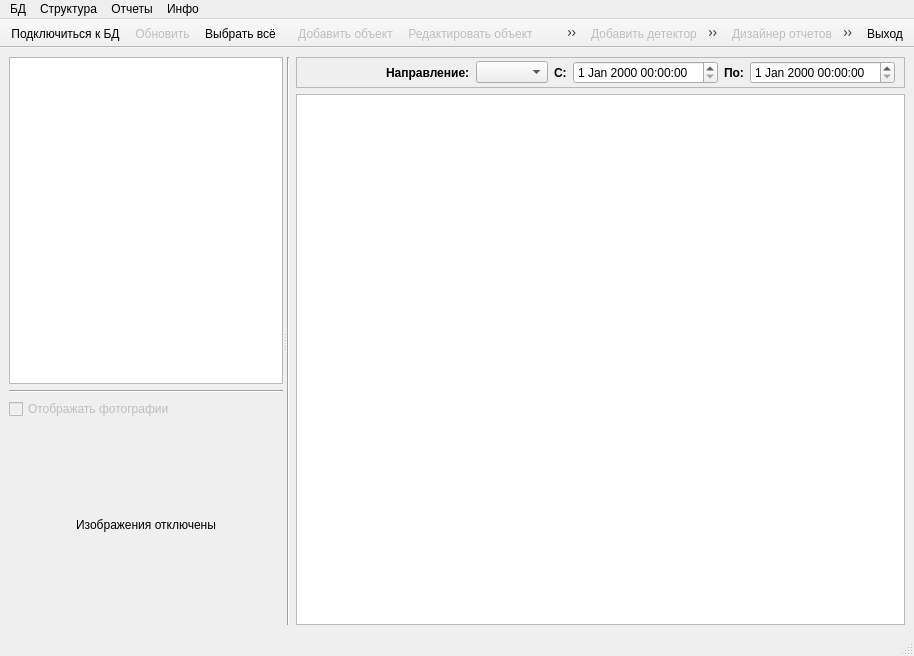
<?xml version="1.0" encoding="UTF-8"?>
<ui version="4.0">
 <class>MainWindow</class>
 <widget class="QMainWindow" name="MainWindow">
  <property name="geometry">
   <rect>
    <x>0</x>
    <y>0</y>
    <width>914</width>
    <height>656</height>
   </rect>
  </property>
  <property name="font">
   <font>
    <pointsize>9</pointsize>
    <weight>50</weight>
    <bold>false</bold>
   </font>
  </property>
  <property name="windowTitle">
   <string>MainWindow</string>
  </property>
  <property name="windowIcon">
   <iconset resource="res.qrc">
    <normaloff>:/Icons/icons/app.ico</normaloff>:/Icons/icons/app.ico</iconset>
  </property>
  <widget class="QWidget" name="centralwidget">
   <layout class="QHBoxLayout" name="lay_CentralWidget">
    <item>
     <widget class="QSplitter" name="splitter">
      <property name="orientation">
       <enum>Qt::Horizontal</enum>
      </property>
      <widget class="QWidget" name="layoutWidget">
       <layout class="QVBoxLayout" name="vl_LeftLayout" stretch="2,1">
        <item>
         <layout class="QVBoxLayout" name="vl_TreeLayout">
          <item>
           <widget class="QTreeView" name="tw_Structure">
            <property name="sizePolicy">
             <sizepolicy hsizetype="MinimumExpanding" vsizetype="Expanding">
              <horstretch>0</horstretch>
              <verstretch>0</verstretch>
             </sizepolicy>
            </property>
            <property name="minimumSize">
             <size>
              <width>200</width>
              <height>200</height>
             </size>
            </property>
            <property name="sizeIncrement">
             <size>
              <width>0</width>
              <height>0</height>
             </size>
            </property>
            <property name="contextMenuPolicy">
             <enum>Qt::CustomContextMenu</enum>
            </property>
            <property name="editTriggers">
             <set>QAbstractItemView::DoubleClicked</set>
            </property>
            <property name="showDropIndicator" stdset="0">
             <bool>false</bool>
            </property>
            <property name="selectionMode">
             <enum>QAbstractItemView::ExtendedSelection</enum>
            </property>
            <property name="selectionBehavior">
             <enum>QAbstractItemView::SelectRows</enum>
            </property>
            <property name="wordWrap">
             <bool>true</bool>
            </property>
           </widget>
          </item>
          <item>
           <widget class="Line" name="l_horizontal">
            <property name="orientation">
             <enum>Qt::Horizontal</enum>
            </property>
           </widget>
          </item>
          <item>
           <widget class="QCheckBox" name="cb_showPhoto">
            <property name="enabled">
             <bool>false</bool>
            </property>
            <property name="text">
             <string>Отображать фотографии</string>
            </property>
           </widget>
          </item>
         </layout>
        </item>
        <item>
         <widget class="uiPhotolabel" name="lb_Photo">
          <property name="sizePolicy">
           <sizepolicy hsizetype="Preferred" vsizetype="Preferred">
            <horstretch>0</horstretch>
            <verstretch>1</verstretch>
           </sizepolicy>
          </property>
          <property name="minimumSize">
           <size>
            <width>200</width>
            <height>200</height>
           </size>
          </property>
          <property name="baseSize">
           <size>
            <width>0</width>
            <height>0</height>
           </size>
          </property>
          <property name="contextMenuPolicy">
           <enum>Qt::CustomContextMenu</enum>
          </property>
          <property name="text">
           <string>Изображения отключены</string>
          </property>
          <property name="scaledContents">
           <bool>true</bool>
          </property>
          <property name="alignment">
           <set>Qt::AlignCenter</set>
          </property>
          <property name="wordWrap">
           <bool>false</bool>
          </property>
          <property name="indent">
           <number>-1</number>
          </property>
         </widget>
        </item>
       </layout>
      </widget>
      <widget class="QWidget" name="layoutWidget">
       <layout class="QHBoxLayout" name="hl_RightLayout">
        <item>
         <widget class="Line" name="l_vertical">
          <property name="orientation">
           <enum>Qt::Vertical</enum>
          </property>
         </widget>
        </item>
        <item>
         <layout class="QVBoxLayout" name="hl_TableLayout">
          <item>
           <widget class="QFrame" name="filterFrame">
            <property name="frameShape">
             <enum>QFrame::StyledPanel</enum>
            </property>
            <property name="frameShadow">
             <enum>QFrame::Raised</enum>
            </property>
            <layout class="QHBoxLayout" name="horizontalLayout">
             <property name="topMargin">
              <number>3</number>
             </property>
             <property name="bottomMargin">
              <number>3</number>
             </property>
             <item>
              <spacer name="horizontalSpacer">
               <property name="orientation">
                <enum>Qt::Horizontal</enum>
               </property>
               <property name="sizeHint" stdset="0">
                <size>
                 <width>40</width>
                 <height>20</height>
                </size>
               </property>
              </spacer>
             </item>
             <item>
              <widget class="QLabel" name="lb_Direction">
               <property name="sizePolicy">
                <sizepolicy hsizetype="Fixed" vsizetype="Minimum">
                 <horstretch>0</horstretch>
                 <verstretch>0</verstretch>
                </sizepolicy>
               </property>
               <property name="font">
                <font>
                 <pointsize>9</pointsize>
                 <weight>75</weight>
                 <bold>true</bold>
                </font>
               </property>
               <property name="text">
                <string>Направление:</string>
               </property>
              </widget>
             </item>
             <item>
              <widget class="QComboBox" name="cb_Direction"/>
             </item>
             <item>
              <widget class="QLabel" name="lb_Begin">
               <property name="sizePolicy">
                <sizepolicy hsizetype="Fixed" vsizetype="Minimum">
                 <horstretch>0</horstretch>
                 <verstretch>0</verstretch>
                </sizepolicy>
               </property>
               <property name="font">
                <font>
                 <pointsize>9</pointsize>
                 <weight>75</weight>
                 <bold>true</bold>
                </font>
               </property>
               <property name="text">
                <string>С:</string>
               </property>
              </widget>
             </item>
             <item>
              <widget class="QDateTimeEdit" name="dt_Begin">
               <property name="buttonSymbols">
                <enum>QAbstractSpinBox::UpDownArrows</enum>
               </property>
               <property name="accelerated">
                <bool>false</bool>
               </property>
               <property name="correctionMode">
                <enum>QAbstractSpinBox::CorrectToNearestValue</enum>
               </property>
               <property name="showGroupSeparator" stdset="0">
                <bool>false</bool>
               </property>
              </widget>
             </item>
             <item>
              <widget class="QLabel" name="lb_End">
               <property name="sizePolicy">
                <sizepolicy hsizetype="Fixed" vsizetype="Minimum">
                 <horstretch>0</horstretch>
                 <verstretch>0</verstretch>
                </sizepolicy>
               </property>
               <property name="font">
                <font>
                 <pointsize>9</pointsize>
                 <weight>75</weight>
                 <bold>true</bold>
                </font>
               </property>
               <property name="text">
                <string>По:</string>
               </property>
              </widget>
             </item>
             <item>
              <widget class="QDateTimeEdit" name="dt_End">
               <property name="buttonSymbols">
                <enum>QAbstractSpinBox::UpDownArrows</enum>
               </property>
              </widget>
             </item>
            </layout>
           </widget>
          </item>
          <item>
           <widget class="QTableView" name="tbl_ProtocolTable">
            <property name="font">
             <font>
              <family>MS Shell Dlg 2</family>
              <pointsize>9</pointsize>
              <weight>50</weight>
              <bold>false</bold>
             </font>
            </property>
            <property name="styleSheet">
             <string notr="true"/>
            </property>
            <property name="editTriggers">
             <set>QAbstractItemView::NoEditTriggers</set>
            </property>
            <property name="selectionBehavior">
             <enum>QAbstractItemView::SelectRows</enum>
            </property>
            <attribute name="horizontalHeaderStretchLastSection">
             <bool>true</bool>
            </attribute>
            <attribute name="verticalHeaderVisible">
             <bool>false</bool>
            </attribute>
           </widget>
          </item>
         </layout>
        </item>
       </layout>
      </widget>
     </widget>
    </item>
   </layout>
  </widget>
  <widget class="QMenuBar" name="mm_MainMenu">
   <property name="geometry">
    <rect>
     <x>0</x>
     <y>0</y>
     <width>914</width>
     <height>20</height>
    </rect>
   </property>
   <property name="font">
    <font>
     <pointsize>9</pointsize>
     <weight>50</weight>
     <bold>false</bold>
    </font>
   </property>
   <widget class="QMenu" name="menu_DB">
    <property name="title">
     <string>БД</string>
    </property>
    <addaction name="actionConnectToDatabase"/>
    <addaction name="actionAutoconnect"/>
    <addaction name="separator"/>
    <addaction name="actionRefresh"/>
    <addaction name="separator"/>
    <addaction name="actionClose"/>
   </widget>
   <widget class="QMenu" name="menu_Struct">
    <property name="title">
     <string>Структура</string>
    </property>
    <widget class="QMenu" name="menu">
     <property name="title">
      <string>Объект</string>
     </property>
     <addaction name="actionAddObject"/>
     <addaction name="actionEditObject"/>
     <addaction name="actionDeleteObject"/>
    </widget>
    <widget class="QMenu" name="menu_Detector">
     <property name="title">
      <string>Детектор</string>
     </property>
     <addaction name="actionAddDetector"/>
     <addaction name="actionEditDetector"/>
     <addaction name="actionDeleteDetector"/>
    </widget>
    <addaction name="menu"/>
    <addaction name="menu_Detector"/>
   </widget>
   <widget class="QMenu" name="menu_Raport">
    <property name="title">
     <string>Отчеты</string>
    </property>
    <addaction name="actionRaportDesigner"/>
    <addaction name="actionConvertToExcel"/>
    <addaction name="separator"/>
    <addaction name="actionRaportStructure"/>
    <addaction name="actionRaportProtocol"/>
   </widget>
   <widget class="QMenu" name="menu_Info">
    <property name="title">
     <string>Инфо</string>
    </property>
    <addaction name="actionAboutProgramm"/>
    <addaction name="actionAbout_QT"/>
   </widget>
   <addaction name="menu_DB"/>
   <addaction name="menu_Struct"/>
   <addaction name="menu_Raport"/>
   <addaction name="menu_Info"/>
  </widget>
  <widget class="QStatusBar" name="sb_MainStatusbar"/>
  <widget class="QToolBar" name="tb_MainToolbar">
   <property name="windowTitle">
    <string>Основная панель инструментов</string>
   </property>
   <property name="movable">
    <bool>false</bool>
   </property>
   <property name="allowedAreas">
    <set>Qt::TopToolBarArea</set>
   </property>
   <property name="toolButtonStyle">
    <enum>Qt::ToolButtonIconOnly</enum>
   </property>
   <property name="floatable">
    <bool>false</bool>
   </property>
   <attribute name="toolBarArea">
    <enum>TopToolBarArea</enum>
   </attribute>
   <attribute name="toolBarBreak">
    <bool>false</bool>
   </attribute>
   <addaction name="actionConnectToDatabase"/>
   <addaction name="actionRefresh"/>
   <addaction name="actionSelectAll"/>
  </widget>
  <widget class="QToolBar" name="tb_Object">
   <property name="windowTitle">
    <string>Объекты</string>
   </property>
   <property name="movable">
    <bool>false</bool>
   </property>
   <attribute name="toolBarArea">
    <enum>TopToolBarArea</enum>
   </attribute>
   <attribute name="toolBarBreak">
    <bool>false</bool>
   </attribute>
   <addaction name="actionAddObject"/>
   <addaction name="actionEditObject"/>
   <addaction name="actionDeleteObject"/>
  </widget>
  <widget class="QToolBar" name="tb_Detector">
   <property name="windowTitle">
    <string>Детекторы</string>
   </property>
   <property name="movable">
    <bool>false</bool>
   </property>
   <attribute name="toolBarArea">
    <enum>TopToolBarArea</enum>
   </attribute>
   <attribute name="toolBarBreak">
    <bool>false</bool>
   </attribute>
   <addaction name="actionAddDetector"/>
   <addaction name="actionEditDetector"/>
   <addaction name="actionDeleteDetector"/>
  </widget>
  <widget class="QToolBar" name="tb_Report">
   <property name="windowTitle">
    <string>Отчеты</string>
   </property>
   <property name="movable">
    <bool>false</bool>
   </property>
   <attribute name="toolBarArea">
    <enum>TopToolBarArea</enum>
   </attribute>
   <attribute name="toolBarBreak">
    <bool>false</bool>
   </attribute>
   <addaction name="actionRaportDesigner"/>
   <addaction name="actionConvertToExcel"/>
   <addaction name="separator"/>
   <addaction name="actionRaportStructure"/>
   <addaction name="actionRaportProtocol"/>
  </widget>
  <widget class="QToolBar" name="tb_Exit">
   <property name="windowTitle">
    <string>Завершение работы</string>
   </property>
   <property name="movable">
    <bool>false</bool>
   </property>
   <attribute name="toolBarArea">
    <enum>TopToolBarArea</enum>
   </attribute>
   <attribute name="toolBarBreak">
    <bool>false</bool>
   </attribute>
   <addaction name="actionClose"/>
  </widget>
  <action name="actionAboutProgramm">
   <property name="icon">
    <iconset resource="res.qrc">
     <normaloff>:/Icons/icons/About.ico</normaloff>:/Icons/icons/About.ico</iconset>
   </property>
   <property name="text">
    <string>О программе</string>
   </property>
   <property name="toolTip">
    <string>Краткая информация о программе</string>
   </property>
  </action>
  <action name="actionAbout_QT">
   <property name="icon">
    <iconset resource="res.qrc">
     <normaloff>:/Icons/icons/About_QT.ico</normaloff>:/Icons/icons/About_QT.ico</iconset>
   </property>
   <property name="text">
    <string>About QT</string>
   </property>
   <property name="toolTip">
    <string>About QT Framework</string>
   </property>
  </action>
  <action name="actionConnectToDatabase">
   <property name="icon">
    <iconset resource="res.qrc">
     <normaloff>:/Icons/icons/database.ico</normaloff>:/Icons/icons/database.ico</iconset>
   </property>
   <property name="text">
    <string>Подключиться к БД</string>
   </property>
   <property name="toolTip">
    <string>Подключиться к БД</string>
   </property>
  </action>
  <action name="actionClose">
   <property name="icon">
    <iconset resource="res.qrc">
     <normaloff>:/Icons/icons/close.ico</normaloff>:/Icons/icons/close.ico</iconset>
   </property>
   <property name="text">
    <string>Выход</string>
   </property>
   <property name="toolTip">
    <string>Выход из программы</string>
   </property>
  </action>
  <action name="actionRefresh">
   <property name="enabled">
    <bool>false</bool>
   </property>
   <property name="icon">
    <iconset resource="res.qrc">
     <normaloff>:/Icons/icons/refresh.ico</normaloff>:/Icons/icons/refresh.ico</iconset>
   </property>
   <property name="text">
    <string>Обновить</string>
   </property>
   <property name="toolTip">
    <string>Обновить данные</string>
   </property>
  </action>
  <action name="actionAddObject">
   <property name="enabled">
    <bool>false</bool>
   </property>
   <property name="icon">
    <iconset resource="res.qrc">
     <normaloff>:/Icons/icons/add.ico</normaloff>:/Icons/icons/add.ico</iconset>
   </property>
   <property name="text">
    <string>Добавить объект</string>
   </property>
   <property name="toolTip">
    <string>Добавить новый объект</string>
   </property>
  </action>
  <action name="actionEditObject">
   <property name="enabled">
    <bool>false</bool>
   </property>
   <property name="icon">
    <iconset resource="res.qrc">
     <normaloff>:/Icons/icons/edit.ico</normaloff>:/Icons/icons/edit.ico</iconset>
   </property>
   <property name="text">
    <string>Редактировать объект</string>
   </property>
   <property name="toolTip">
    <string>Редактировать выбранный объект</string>
   </property>
  </action>
  <action name="actionDeleteObject">
   <property name="enabled">
    <bool>false</bool>
   </property>
   <property name="icon">
    <iconset resource="res.qrc">
     <normaloff>:/Icons/icons/delete.ico</normaloff>:/Icons/icons/delete.ico</iconset>
   </property>
   <property name="text">
    <string>Удалить объект</string>
   </property>
   <property name="toolTip">
    <string>Удалить выбранный объект</string>
   </property>
  </action>
  <action name="actionAddDetector">
   <property name="enabled">
    <bool>false</bool>
   </property>
   <property name="icon">
    <iconset resource="res.qrc">
     <normaloff>:/Icons/icons/add.ico</normaloff>:/Icons/icons/add.ico</iconset>
   </property>
   <property name="text">
    <string>Добавить детектор</string>
   </property>
   <property name="toolTip">
    <string>Добавить новый детектор</string>
   </property>
  </action>
  <action name="actionEditDetector">
   <property name="enabled">
    <bool>false</bool>
   </property>
   <property name="icon">
    <iconset resource="res.qrc">
     <normaloff>:/Icons/icons/edit.ico</normaloff>:/Icons/icons/edit.ico</iconset>
   </property>
   <property name="text">
    <string>Редактировать детектор</string>
   </property>
   <property name="toolTip">
    <string>Редактировать выбранный детектор</string>
   </property>
  </action>
  <action name="actionDeleteDetector">
   <property name="enabled">
    <bool>false</bool>
   </property>
   <property name="icon">
    <iconset resource="res.qrc">
     <normaloff>:/Icons/icons/delete.ico</normaloff>:/Icons/icons/delete.ico</iconset>
   </property>
   <property name="text">
    <string>Удалить детектор</string>
   </property>
   <property name="toolTip">
    <string>Удалить выбранный детектор</string>
   </property>
  </action>
  <action name="actionRaportDesigner">
   <property name="enabled">
    <bool>false</bool>
   </property>
   <property name="icon">
    <iconset resource="res.qrc">
     <normaloff>:/Icons/icons/rep_designer.ico</normaloff>:/Icons/icons/rep_designer.ico</iconset>
   </property>
   <property name="text">
    <string>Дизайнер отчетов</string>
   </property>
   <property name="toolTip">
    <string>Запустить дизайнер отчетов</string>
   </property>
  </action>
  <action name="actionConvertToExcel">
   <property name="enabled">
    <bool>false</bool>
   </property>
   <property name="icon">
    <iconset resource="res.qrc">
     <normaloff>:/Icons/icons/excel_files.ico</normaloff>:/Icons/icons/excel_files.ico</iconset>
   </property>
   <property name="text">
    <string>Конвертировать в Excel</string>
   </property>
   <property name="toolTip">
    <string>Конвертировать текущий отчет в Excel</string>
   </property>
  </action>
  <action name="actionRaportStructure">
   <property name="icon">
    <iconset resource="res.qrc">
     <normaloff>:/Icons/icons/rep_common.ico</normaloff>:/Icons/icons/rep_common.ico</iconset>
   </property>
   <property name="text">
    <string>Отчет по структуре</string>
   </property>
   <property name="toolTip">
    <string>Отчет по структуре объектов и детекторов</string>
   </property>
  </action>
  <action name="actionRaportProtocol">
   <property name="icon">
    <iconset resource="res.qrc">
     <normaloff>:/Icons/icons/rep_common.ico</normaloff>:/Icons/icons/rep_common.ico</iconset>
   </property>
   <property name="text">
    <string>Отчет по проездам</string>
   </property>
   <property name="toolTip">
    <string>Отчет по проездам автотранспорта</string>
   </property>
  </action>
  <action name="actionAutoconnect">
   <property name="checkable">
    <bool>true</bool>
   </property>
   <property name="text">
    <string>Автоподключение к БД</string>
   </property>
   <property name="toolTip">
    <string>Автоматически подключаться к базе данных при запуске программы</string>
   </property>
   <property name="visible">
    <bool>false</bool>
   </property>
  </action>
  <action name="actionSave">
   <property name="icon">
    <iconset resource="res.qrc">
     <normaloff>:/Icons/icons/save.ico</normaloff>:/Icons/icons/save.ico</iconset>
   </property>
   <property name="text">
    <string>Сохранить</string>
   </property>
   <property name="toolTip">
    <string>Сохранить изображение</string>
   </property>
  </action>
  <action name="actionSelectAll">
   <property name="icon">
    <iconset resource="res.qrc">
     <normaloff>:/Icons/icons/select_all.ico</normaloff>:/Icons/icons/select_all.ico</iconset>
   </property>
   <property name="text">
    <string>Выбрать всё</string>
   </property>
   <property name="toolTip">
    <string>Выбрать все объекты и детекторы</string>
   </property>
  </action>
 </widget>
 <customwidgets>
  <customwidget>
   <class>uiPhotolabel</class>
   <extends>QLabel</extends>
   <header>uiPhotoLabel.h</header>
  </customwidget>
 </customwidgets>
 <resources>
  <include location="res.qrc"/>
 </resources>
 <connections/>
</ui>
